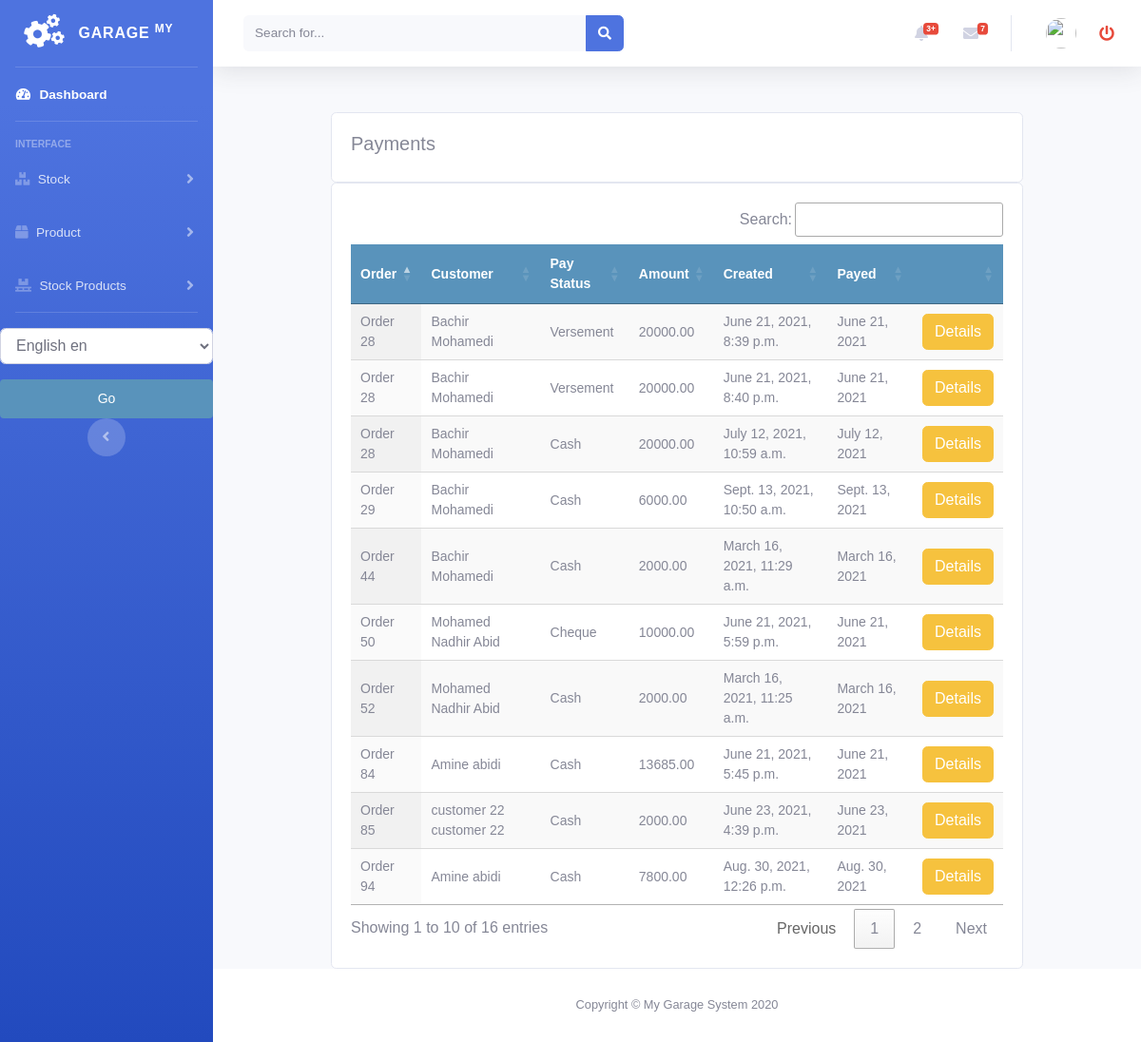
Before: /payments/customer_payment_list with the older database file.
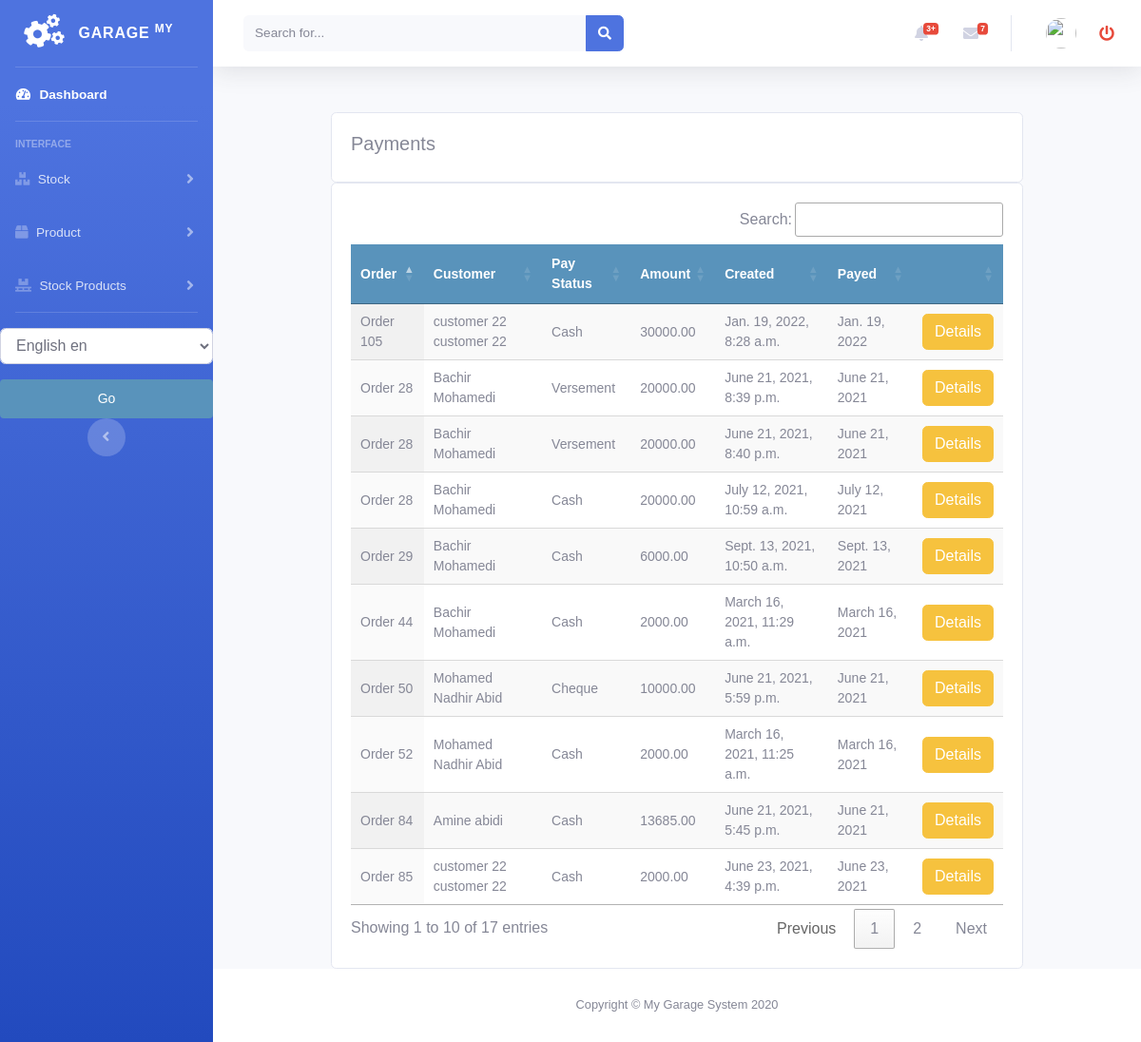
After: the same page with the newer database file.
### payments/models.py (models this page shows)
class SellOrderPayment(models.Model):
    order = models.ForeignKey(Order, on_delete=models.CASCADE, blank=True, null=True)
    customer = models.ForeignKey(Customer, on_delete=models.CASCADE)
    user = models.IntegerField(default=0)
    amount = models.DecimalField(max_digits=10, decimal_places=2)
    created = models.DateTimeField(auto_now_add=True)
    pay_date = models.DateField(null=True, blank=True)
    pay_type = (
        ('Cash', 'Cash'),
        ('Cheque', 'Cheque'),
        ('Verement', 'Verement'),
    )
    pay_status = models.CharField(max_length=9, choices=pay_type, blank=True, default="Cash")

### sellorder/models.py (models this page shows, shortened)
class Order(models.Model):
    customer = models.ForeignKey(Customer, on_delete=models.DO_NOTHING, related_name="orders")
    vehicle = models.ForeignKey(Vehicle, on_delete=models.DO_NOTHING, null=True, blank=True)
    created = models.DateTimeField(auto_now_add=True)
    updated = models.DateTimeField(auto_now=True)
    debt = models.DecimalField(max_digits=10, decimal_places=2, null=True, blank=True, default=0)
    timbre = models.DecimalField(max_digits=10, decimal_places=2, null=True, blank=True, default=0)
    total_price = models.DecimalField(max_digits=10, decimal_places=2, null=True, blank=True, default=0)
    discount_amount = models.DecimalField(max_digits=10, decimal_places=2, null=True, blank=True, default=0)
    paid = models.BooleanField(default=False)
    order_tva = models.PositiveIntegerField(default=0)
    confirmed = models.BooleanField(default=False)
    factured = models.BooleanField(default=False)
    order_date = models.DateField(null=True, blank=True)
    class Meta:
        ordering = ('-created',)
    def __str__(self):
        return f'Order {self.id}'

### customer/models.py (models this page shows, shortened)
class Customer(models.Model):
    firstname = models.CharField(max_length=250, null=True)
    lastname = models.CharField(max_length=250, null=True)
    address = models.CharField(max_length=200, null=True)
    phone = models.CharField(max_length=200, null=True)
    date_created = models.DateTimeField(auto_now_add=True, null=True)
    date_updated = models.DateTimeField(auto_now=True)
    date_joined = models.DateField(null=True)
    enterprise = models.BooleanField(default=False)
    debt = models.DecimalField(max_digits=10, decimal_places=2, null=True, default=0)
    def __str__(self):
        return self.firstname + " " + self.lastname

### payments/views.py (the view)
# urls.py: path('customer_payment_list', views.customer_payment_list, name='customer_payment_list'),
def customer_payment_list(request):
    customerpayments = SellOrderPayment.objects.all()
    context = {
        "customerpayments": customerpayments
    }
    return render(request, 'payments/customer/payment_list.html', context)

### accounts/templatetags/erpextra.py (called while the page is built)
@register.filter(name='has_group')
def has_group(user, group_name):
    group = Group.objects.get(name=group_name)
    return True if group in user.groups.all() else False

### payments/templates/payments/customer/payment_list.html (shortened to what this page needs)
{% extends 'home.html' %}
{% load static %}
{% load i18n %}
{% block content %}
<br>
<div class="container">
    <div class="row">
        <div class="col-md">
            <div class="card card-body">
                <h5>{% trans "Payments" %}</h5>
            </div>
            <div class="card card-body">
                <table id="table_id" class="display text-center">
                    <thead>
                    <tr>
                        <th>{% trans "Order" %}</th>
                        <th>{% trans "Customer" %}</th>
                        <th>{% trans "Pay Status" %}</th>
                        <th>{% trans "Amount" %}</th>
                        <th>{% trans "Created" %}</th>
                        <th>{% trans "Payed" %}</th>
                        <th></th>
                    </tr>
                    </thead>
                    <tbody>
                    {% for payment in customerpayments %}
                    <tr>
                        <td>
                            {{payment.order}}
                        </td>
                        <td>
                            {{payment.customer}}
                        </td>
                        <td>
                            {{payment.pay_status}}
                        </td>
                        <td>
                            {{payment.amount}}
                        </td>
                        <td>
                            {{payment.created}}
                        </td>
                        <td>
                            {{payment.pay_date}}
                        </td>
                        <td>
                           <a class="btn btn-warning " href="{% url 'sellorder:sellorder_details' payment.order.id %}">{% trans "Details" %}</a>
                        </td>
                    </tr>
                    {% endfor %}
                    </tbody>
                </table>
            </div>
        </div>
    </div>
</div>
{% endblock %}
{% block jsscript %}
<link rel="stylesheet" type="text/css" href="https://cdn.datatables.net/1.10.22/css/jquery.dataTables.css">
<link rel="stylesheet" type="text/css" href="https://cdn.datatables.net/buttons/1.6.5/css/buttons.dataTables.min.css">
{% endblock %}

Changed rows visible on the page:
no longer on this page (row unchanged): SellOrderPayment: order "Order 94", customer "Amine abidi", pay_status "Cash", amount "7800.00", created "Aug. 30, 2021, 12:26 p.m.", pay_date "Aug. 30, 2021"
added SellOrderPayment: order "Order 105", customer "customer 22 customer 22", pay_status "Cash", amount "30000.00", created "Jan. 19, 2022, 8:28 a.m.", pay_date "Jan. 19, 2022"
Other visible differences:
text written by a page script: "Search: Showing 1 to 10 of 16 entries Previous 1 2 Next" → "Search: Showing 1 to 10 of 17 entries Previous 1 2 Next"
